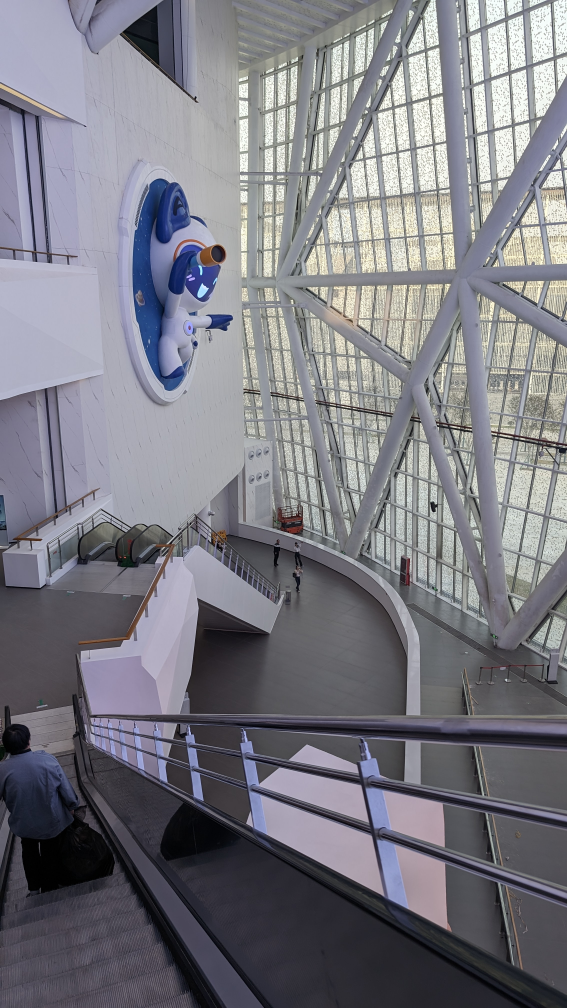
#> input picture images/PXL_20231026_081625308.jpg, 2268 x 4032 px (shown at 1/4 size)
$ python -i generate_thumbnails.py   (imports and definitions only)
#> lines starting #> are read from the running program, lines starting #| are printed output that depends on the picture
#!/usr/bin/env python3
# -*- coding: utf-8 -*-
"""
批量生成网站图片缩略图脚本

用法：
  1. 把这个文件放到你的网站仓库根目录（和 images 文件夹同级）
  2. 安装依赖： pip install Pillow
  3. 运行：     python generate_thumbnails.py

效果：
  会遍历 images/ 下所有图片（包括子文件夹，如 images/场景、images/角色 等），
  在 images/thumbs/ 下生成同样目录结构的缩略图，文件统一转为 .jpg 格式
  （体积更小，适合做画廊预览图）。

  例如：
    images/场景/2021芜湖科博会.png
    -> images/thumbs/场景/2021芜湖科博会.jpg

  已经生成过、且原图没有更新过的文件会自动跳过，方便以后增量运行。
"""

import os
from PIL import Image, ImageOps

# ====== 可以根据需要调整的参数 ======
SRC_DIR = "images"           # 原图所在目录
THUMB_DIR = "images/thumbs"  # 缩略图输出目录
MAX_SIZE = (480, 480)         # 缩略图最大宽/高（保持比例缩放）
JPEG_QUALITY = 78             # JPEG 压缩质量 0-100，建议 70~85
SKIP_DIR_NAMES = {"thumbs"}   # 不处理这些子文件夹
IMG_EXTS = {".png", ".jpg", ".jpeg", ".gif", ".bmp", ".webp", ".tif", ".tiff"}
# ====================================


# [21 lines left out: functions iter_images, thumb_path_for, needs_update, not called in this run]


def make_thumbnail(src_path, dst_path):
#> called with src_path = 'images/PXL_20231026_081625308.jpg', dst_path = 'out.png'
    os.makedirs(os.path.dirname(dst_path), exist_ok=True)

    with Image.open(src_path) as img:
        # 处理 GIF 等多帧图片：只取第一帧
#> img is the input picture: PIL image 2268x4032 RGB; mean R, G, B 123.3, 123, 130.7
        if getattr(img, "is_animated", False):
            img.seek(0)

        # 根据 EXIF 信息校正旋转方向（手机照片常见问题）
        img = ImageOps.exif_transpose(img)

        # 缩放（保持宽高比，不放大小图）
        img.thumbnail(MAX_SIZE, Image.LANCZOS)
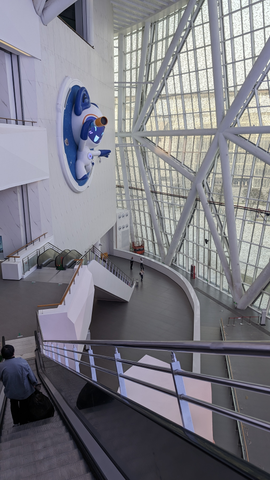
#> img: PIL image 270x480 RGB; mean R, G, B 123.3, 123.1, 130.8

        # 转成 RGB 以便保存为 JPEG（处理带透明通道 / 调色板模式的图片）
        if img.mode in ("RGBA", "LA", "P"):
            background = Image.new("RGB", img.size, (255, 255, 255))
            if img.mode != "RGBA":
                img = img.convert("RGBA")
            background.paste(img, mask=img.split()[-1])
            img = background
        elif img.mode != "RGB":
            img = img.convert("RGB")

        img.save(dst_path, "JPEG", quality=JPEG_QUALITY, optimize=True)


# [30 lines left out: function main, not called in this run]


# [2 lines not run here, left out]

>>> result = make_thumbnail('images/PXL_20231026_081625308.jpg', 'out.png')
